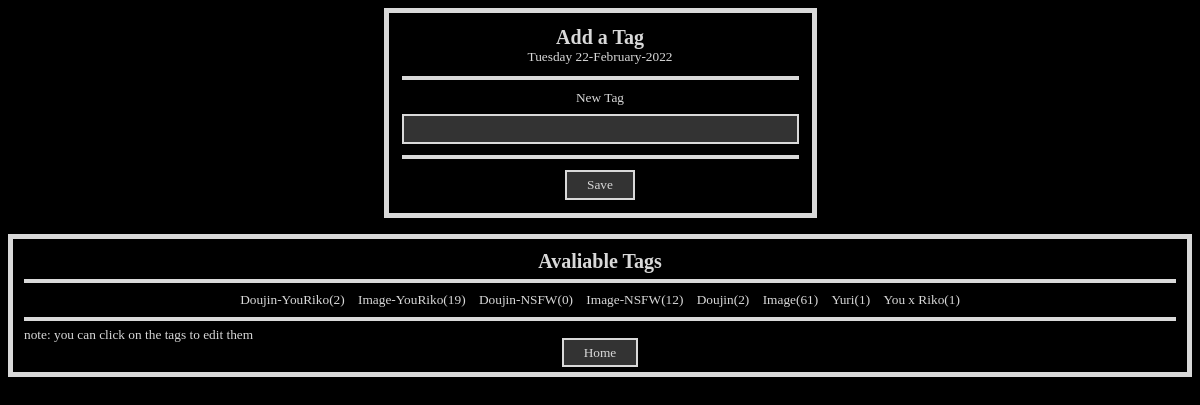
Page /tag.php on the committed database.
### tables this page shows
CREATE TABLE `tags` (
  `tags_id` int(11) NOT NULL,
  `tags_name` varchar(50) NOT NULL,
  `total_tags` bigint(20) NOT NULL
);

### tag.php (the view, shortened to what this page needs)
<?php
    include "config/config.php";
    $id = (isset($_GET['t'])) ? $_GET['t'] : "";
?>
<!DOCTYPE html>
<html lang="en">
<head>
    <link rel="stylesheet" href="config/style.css">
    <link rel="stylesheet" href="config/selectize.custom.css">
</head>
<body>
    <form action="" method="post">
        <table align="center" class="add-box" border="0">
            <tr>
                <td align="center"><h3>Add a Tag</h3><?= date("l d-F-Y")?></td>
            </tr>
            <tr>
                <td>
                    <hr>
                </td>
            </tr>
            <tr>
                <td align="center">New Tag</td>
            </tr>
            <tr>
                <td width="100">
                </td>
            </tr>
            <tr>
                <td >
                    <?php
                    if($id == ""){
                    ?>
                    <input style="text-align: center" autocomplete="off" required name="tags" type="text" size="50" >
                    <?php
                    }else{
                        ?>
                    <input style="text-align: center" autocomplete="off" required name="tags" type="text" size="50" value="<?= $tagsRowU['tags_name']?>">
                    <?php
                    }
                    ?>
                </td>
            </tr>
            <tr>
                <td>
                    <hr>
                </td>
            </tr>
            <tr>
                <?php
                if($id == ""){
                ?>
                <td align="center">
                    <input required type="submit" name="save" value="Save">
                </td>
                <?php
                }else{
                ?>
                <td align="center">
                    <input required type="submit" name="update" value="Update">
                </td>
                <?php
                }
                ?>
            </tr>
        </table>
        <br>
        <table class="index" width="100%" cellspacing="0">
            <tr>
                <td align="center">
                <h3>
                Avaliable Tags
                </h3>
                <hr>
                </td>
            </tr>
            <tr>
                <td style="text-align:center">
                <div class="wordwarp">
                <?php
                    $tagsTable = mysqli_query($connect, "SELECT * FROM tags ORDER BY total_tags DESC");
                    while($tagsRow = mysqli_fetch_array($tagsTable)){
                        $tagsId = $tagsRow['tags_id'];
                        $numTable = mysqli_query($connect, "SELECT COUNT(*) FROM links WHERE tags_id LIKE '%$tagsId%'");
                        $numRow = mysqli_fetch_array($numTable);
                        ?>
                        <a class="secret_button" href="tag?t=<?= $tagsRow['tags_id']?>"><?= $tagsRow['tags_name']?>(<?= $numRow['COUNT(*)']?>)</a>
                <?php }?>
                </div>
                </td>
            </tr>
            <tr>
            <td><hr>note: you can click on the tags to edit them</td>
            </tr>
            <tr>
                <td colspan="2" align="center"><a style="cursor: pointer" class="button" onclick="window.location.assign('index')">Home</a></td>
            </tr>
        </table>
    </form>
</body>
</html>

### config/style.css (style rules this page uses)
body { background-color: #000000; font-family: Arial Rounded MT; font-size: 10pt; }
::placeholder { color: #D9D9D9; }
.add-box { color: #D9D9D9; border: 5px solid #D9D9D9; padding: 10px; }
.add-box h3 { margin: 0 0 0 0 ; font-size: 20px; }
.add-box hr { border: 2px solid #D9D9D9; }
.add-box input[type=text] { margin: 0 0 0 0; color: #D9D9D9; font-family: Arial Rounded MT; border: 2px solid #D9D9D9; background-color: #333333; padding: 5px; }
.add-box input[type=submit] { margin: 0 0 0 0; color: #D9D9D9; font-family: Arial Rounded MT; border: 2px solid #D9D9D9; background-color: #333333; padding: 5px 20px; }
.index { color: #D9D9D9; border: 5px solid #D9D9D9; padding: 10px; }
.index h3 { margin: 0 0 0 0 ; font-size: 20px; }
.index hr { border: 2px solid #D9D9D9; }
.index .button { color: #D9D9D9; font-family: Arial Rounded MT; border: 2px solid #D9D9D9; background-color: #333333; padding: 5px 20px; text-decoration: none; }
.secret_button { font-family: Arial Rounded MT; color: #D9D9D9; padding: 4px 5px; font-size: 10pt; text-decoration: none; text-align: right; }
.wordwarp { word-wrap: break-word; }

### rows in the picture
tags: tags_name "Doujin-YouRiko", COUNT "2"
tags: tags_name "Image-YouRiko", COUNT "19"
tags: tags_name "Doujin-NSFW", COUNT "0"
tags: tags_name "Image-NSFW", COUNT "12"
tags: tags_name "Doujin", COUNT "2"
tags: tags_name "Image", COUNT "61"
tags: tags_name "Yuri", COUNT "1"
tags: tags_name "You x Riko", COUNT "1"
